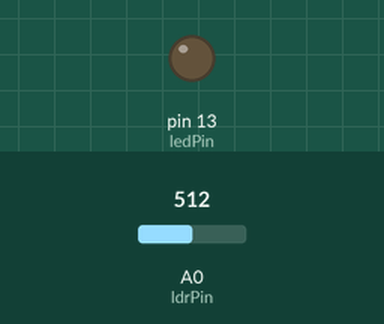
Simulated run of this sketch. Board: Arduino Uno, built with avr-gcc and run on an emulated ATmega328P. Shown: output pins drawn as LEDs (lit = HIGH). The inputs (shaded band) are chosen by the test bench; at power-on: A0 (ldrPin) = 512.

Above: at 1.3 s.
1.4 s: A0 (ldrPin) set to 487
At 2.7 s:
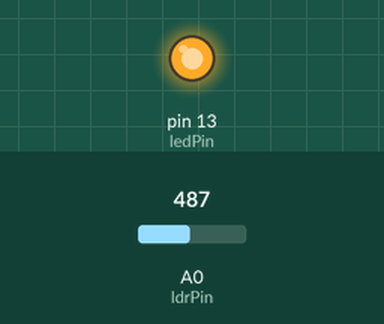
3.0 s: A0 (ldrPin) set to 510
At 4.1 s:
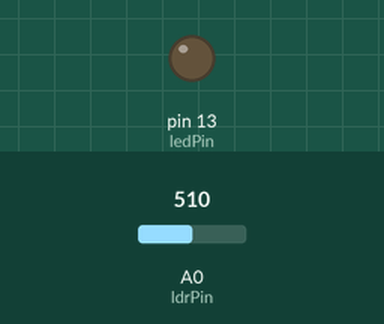
4.5 s: A0 (ldrPin) set to 490
At 5.2 s:
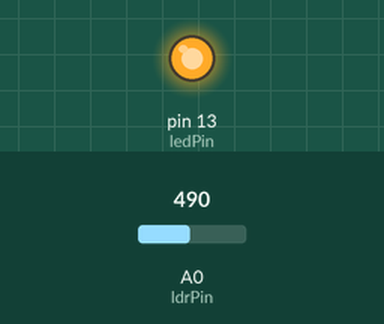
Timing chart, 0 to 7.5 s (numbered marks = the images above; inputs shaded):
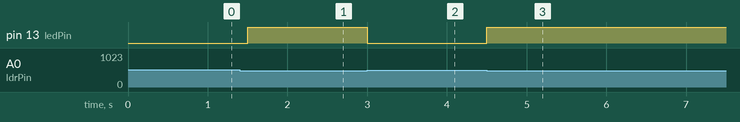

Measured:
- the behaviour switches between 500 and 499 on A0 (ldrPin) (found by bisection; images 0 and 1)
- after the input at 1.4 s, pin 13 (ledPin): LOW → HIGH after 0.10 s
- after the input at 3.0 s, pin 13 (ledPin): HIGH → LOW at once
- after the input at 4.5 s, pin 13 (ledPin): LOW → HIGH at once

The sketch:

code.ino
```cpp
int ldrPin = A0;
int ledPin = 13;
int threshold = 500;

void setup() {
  pinMode(ledPin, OUTPUT);
}
void loop() {
  int ldrValue = analogRead(ldrPin);

  if (ldrValue < threshold) {
    digitalWrite(ledPin, HIGH);
  } else {
    digitalWrite(ledPin, LOW);
  }

  delay(500);
}
```
